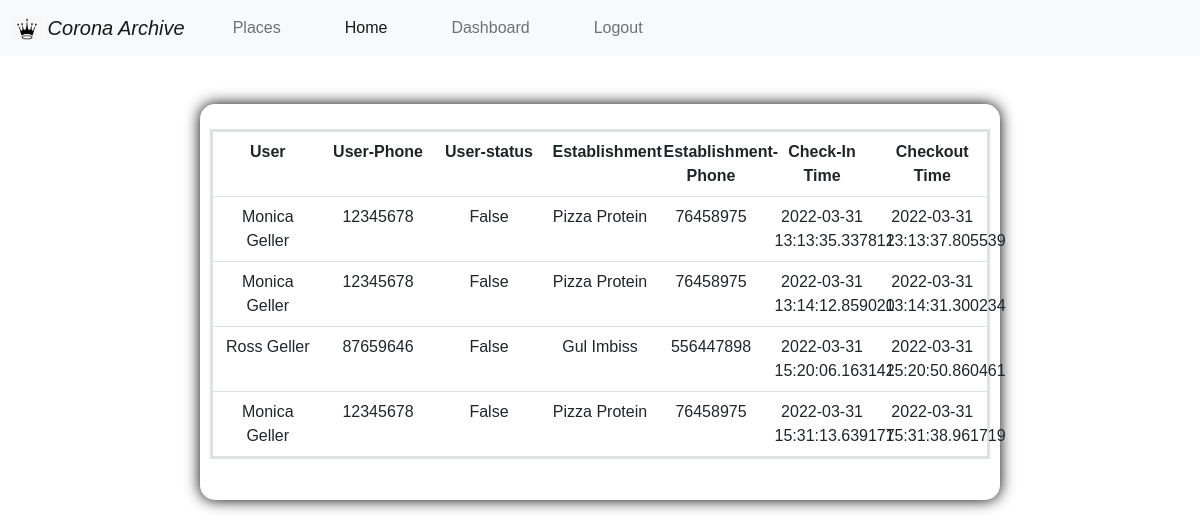
Page /dash_board (signed in) on the committed database.
### CoronaArchive/models.py (models this page shows, shortened)
class Visitation(db.Model,UserMixin):
    visitationID = db.Column(db.Integer,primary_key = True)
    entryTime = db.Column(db.DateTime, nullable = False, default = datetime.utcnow)
    exitTime = db.Column(db.DateTime,nullable = True, default = datetime.utcnow)
    userEmail = db.Column(db.String, db.ForeignKey('user.email'), nullable = False)
    placeEmail = db.Column(db.String, db.ForeignKey('place.email'), nullable = False)

class User(db.Model,UserMixin):
    name = db.Column(db.String(20), nullable = False)
    email = db.Column(db.String(20),unique = True, nullable = False, primary_key = True)
    phoneNumber = db.Column(db.String(20),unique = True, nullable = False)
    deviceID = db.Column(db.String(20), unique = True, nullable = True)
    infected = db.Column(db.Boolean,nullable = False, default = False)
    active_visitation = db.Column(db.Integer, default = 0)
    password = db.Column(db.String(60), nullable = False)
    visitations = db.relationship('Visitation', backref='user', lazy=True)

class Place(db.Model,UserMixin):
    name = db.Column(db.String(20), nullable = False)
    email = db.Column(db.String(20),unique = True, nullable = False, primary_key = True)
    phoneNumber = db.Column(db.String(20),unique = True, nullable = False)
    QRCode = db.Column(db.String(100), unique = True, nullable = True)
    password = db.Column(db.String(60), nullable = False)
    visitations = db.relationship('Visitation',backref='place',lazy=True)

### CoronaArchive/routes.py (the view)
@app.route('/dash_board')
def dash_board():
    user_email = current_user.email
    if User.query.filter_by(email=user_email).first():
        return render_template('user_dashboard.html', visits = Visitation.query.all())
    elif Place.query.filter_by(email=user_email).first():
        return render_template('place_dashboard.html', visits = Visitation.query.all())
    elif Agent.query.filter_by(email=user_email).first():
        return render_template('Agent_dashboard.html', visits = Visitation.query.all())
    elif Hospital.query.filter_by(email=user_email).first():
        return render_template('hostpital_dashboard.html', visits = Visitation.query.all())
    else:
        return render_template('signup-landing.html')

### CoronaArchive/models.py (called while the page is built)
@login_manager.user_loader
def load_user(user_id):
    if User.query.get((user_id)):
        return User.query.get((user_id))
    elif Place.query.get((user_id)):
        return Place.query.get((user_id))
    elif Agent.query.get((user_id)):
        return Agent.query.get((user_id))
    else:
        return Hospital.query.get((user_id))

### CoronaArchive/templates/agent_dashboard.html (shortened to what this page needs)
{% extends 'base.html' %}
{% block body %}
<div class="mainContainer">
    <table class="table">
        <tr>
          <th>User</th>
          <th>User-Phone</th>
          <th>User-status</th>
          <th>Establishment</th>
          <th>Establishment-Phone</th>
          <th>Check-In Time</th>
          <th>Checkout Time</th>
        </tr>
        {%for visit in visits%}
        <tr>
          <td>{{visit.user.name}}</td>
          <td>{{visit.user.phoneNumber}}</td>
          <td>{{visit.user.infected}}</td>
          <td>{{visit.place.name}}</td>
          <td>{{visit.place.phoneNumber}}</td>
          <td>{{visit.entryTime}}</td>
          <td>{{visit.exitTime}}</td>
        </tr>
        {%endfor%}
      </table>
</div>
{% endblock %}

### CoronaArchive/templates/base.html (shortened to what this page needs)
<!DOCTYPE html>
<html>
    <head>
        <link rel="stylesheet" href="https://cdn.jsdelivr.net/npm/bootstrap@5.1.3/dist/css/bootstrap.min.css">
        <link rel="stylesheet" href="{{ url_for('static', filename='css/main.css') }}">
    </head>
    <body style="background-image: url('/static/background.jpg'); background-size: cover;">
        {% include 'includes/_navbar.html' %}
        <br>
        <div class="container-md">
            <br>
            {%  block body %} {% endblock %}
        </div>
        <br>
    </body>
</html>

### CoronaArchive/templates/includes/_navbar.html (shortened to what this page needs)
<nav class="navbar navbar-expand-lg navbar-light bg-light">
    <div class="container-fluid">
        <a class="navbar-brand" href="/">
            <img src="{{ url_for('static', filename='website_navpic.jpg') }}" alt="" width="30" height="24" class="d-inline-block align-text-top">
            <i>Corona Archive</i>
        </a>
      <div class="collapse navbar-collapse" id="navbarNavAltMarkup">
        <div class="navbar-nav">
          <a class="nav-link mx-4" href="{{ url_for('place_list') }}">Places</a>
          {% if current_user.is_authenticated %}
          <a class="nav-link active mx-4" aria-current="page" href="{{ url_for('index') }}">Home</a>
          <a class="nav-link mx-4" href="{{ url_for('dash_board') }}">Dashboard</a>
          <a class="nav-link mx-4" href="{{ url_for('logout') }}">Logout</a>
          {% endif %}
        </div>
      </div>
    </div>
  </nav>

### CoronaArchive/static/css/main.css (style rules this page uses)
table { table-layout: fixed; width: 100%; border-collapse: collapse; border: 3px solid purple; }
th, td { padding: 20px; }
div { text-align: center; }
body { padding: 0; margin: 0; font-family: Arial, Helvetica, sans-serif; background-color: rgb(255, 255, 255); color: rgb(0, 0, 0); }
.mainContainer { width: 800px; display: flex; flex-direction: column; margin: auto; align-items: center; background-color: rgb(255, 255, 255); border-radius: 15px; padding: 25px 10px; box-shadow: 0 0 15px rgb(0, 0, 0); }

### rows in the picture
Visitation: user.name "Monica Geller", user.phoneNumber "12345678", user.infected "False", place.name "Pizza Protein", place.phoneNumber "76458975", entryTime "2022-03-31 13:13:35.337812", exitTime "2022-03-31 13:13:37.805539"
Visitation: user.name "Monica Geller", user.phoneNumber "12345678", user.infected "False", place.name "Pizza Protein", place.phoneNumber "76458975", entryTime "2022-03-31 13:14:12.859020", exitTime "2022-03-31 13:14:31.300234"
Visitation: user.name "Ross Geller", user.phoneNumber "87659646", user.infected "False", place.name "Gul Imbiss", place.phoneNumber "556447898", entryTime "2022-03-31 15:20:06.163142", exitTime "2022-03-31 15:20:50.860461"
Visitation: user.name "Monica Geller", user.phoneNumber "12345678", user.infected "False", place.name "Pizza Protein", place.phoneNumber "76458975", entryTime "2022-03-31 15:31:13.639177", exitTime "2022-03-31 15:31:38.961719"
